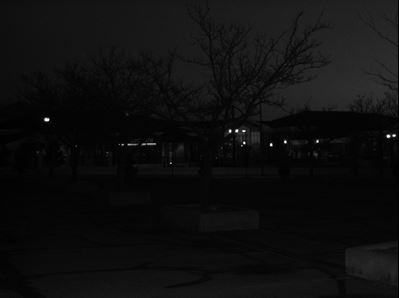
#> input picture Assignment 2/Images/cctv1.JPG, 399 x 298 px
$ python robolin.py Images/cctv1.JPG
#> lines starting #> are read from the running program, lines starting #| are printed output that depends on the picture; after the words box and inside, x2 and y2 are one past the last pixel; in counts of white or black regions, pixels touching at a corner belong together
#!/usr/bin/env python
# coding: utf-8

# In[33]:


import cv2
import sys
import numpy as np

image = cv2.imread(str(sys.argv[1]))
#> image is the input picture: shape (298, 399, 3); min 0, max 255, mean 14.8

# Convert to grayscale
gray_image = cv2.cvtColor(image, cv2.COLOR_BGR2GRAY)

# canny edge detection method
lower_t = 120
upper_t = 180
edges = cv2.Canny(gray_image,lower_t,upper_t)
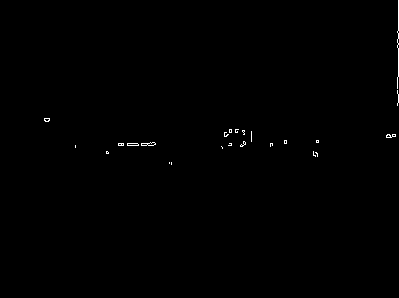
#> edges: shape (298, 399); 0.3% white in thin lines or dots, all inside (x1, y1, x2, y2) = (44, 0, 399, 165)

# Apply probablistic houghlines method to  obtain line
linelist =[]
lines = cv2.HoughLinesP(edges, 1, np.pi/180, threshold=100, minLineLength=5, maxLineGap=10)
#> lines = None

# Iteration
#> (the run stopped early here; a loop or call above may not have finished)

$ run again, on Assignment 2/Images/cctv4.JPG
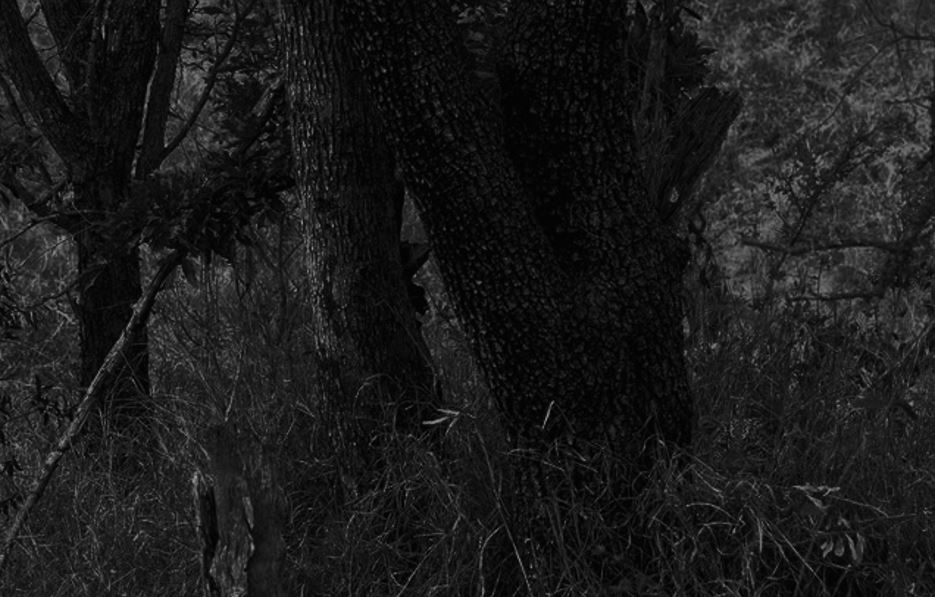
#> input picture Assignment 2/Images/cctv4.JPG, 935 x 597 px
#> image is the input picture: shape (597, 935, 3); min 0, max 158, mean 26.9
#> `edges = cv2.Canny(gray_image,lower_t,upper_t)`:
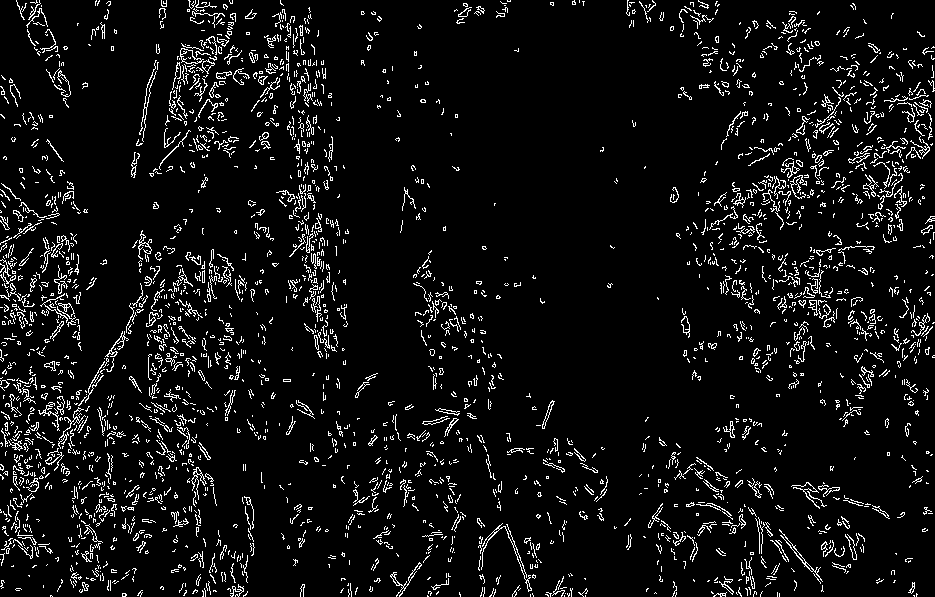
#> edges: shape (597, 935); 6.4% white in thin lines or dots
#> lines = 151 rows, first 6: [30, 494, 115, 342], [33, 491, 146, 296], [297, 156, 308, 167], [435, 293, 474, 332], [310, 269, 314, 309], [55, 420, 87, 410]
#> the loop `for points in lines:` made 151 passes
#> after the loop `for points in lines:`:
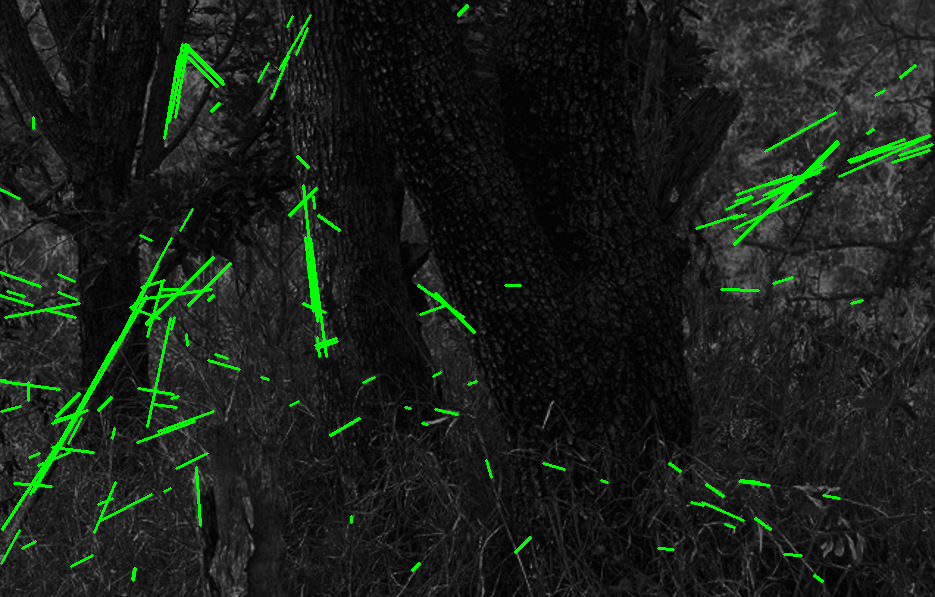
#> image: shape (597, 935, 3); 2.68% of pixels changed, all inside (x1, y1, x2, y2) = (0, 4, 934, 583)
#> after the loop `for points in lines:`: linelist = 151 items
